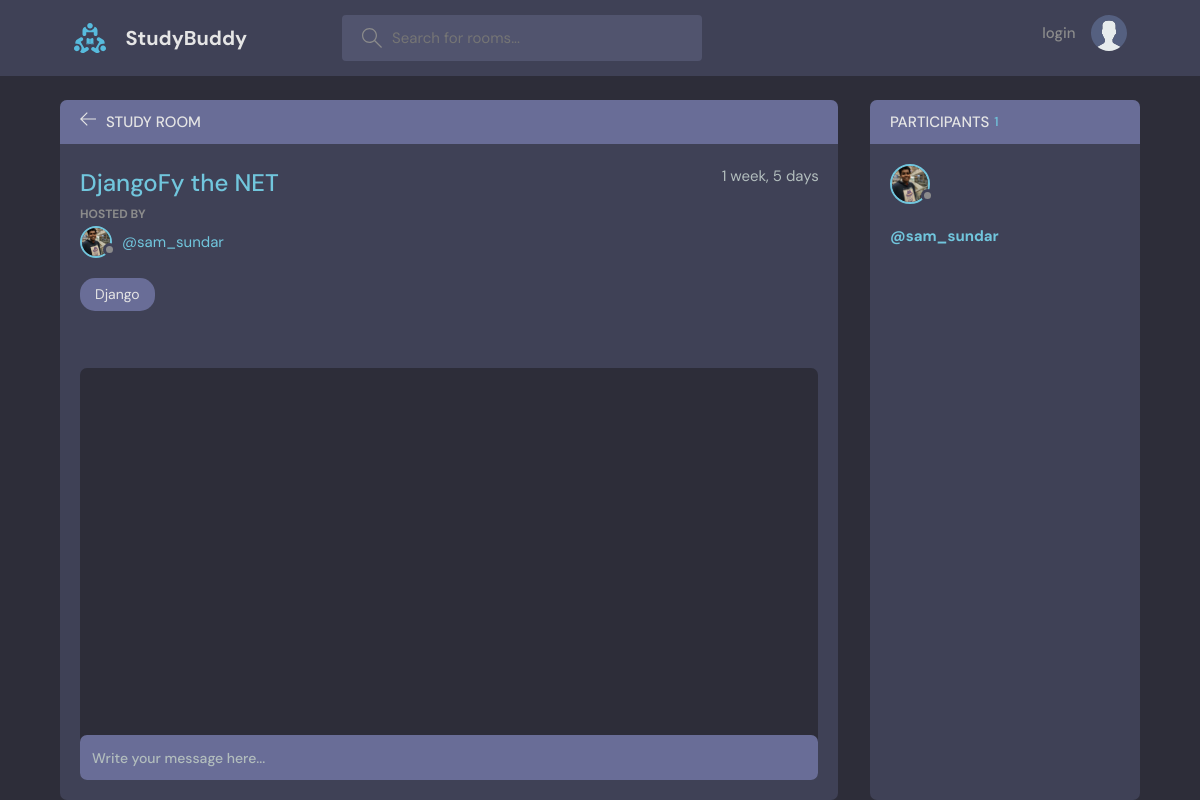
The page /room/18/ on the database as committed earlier.
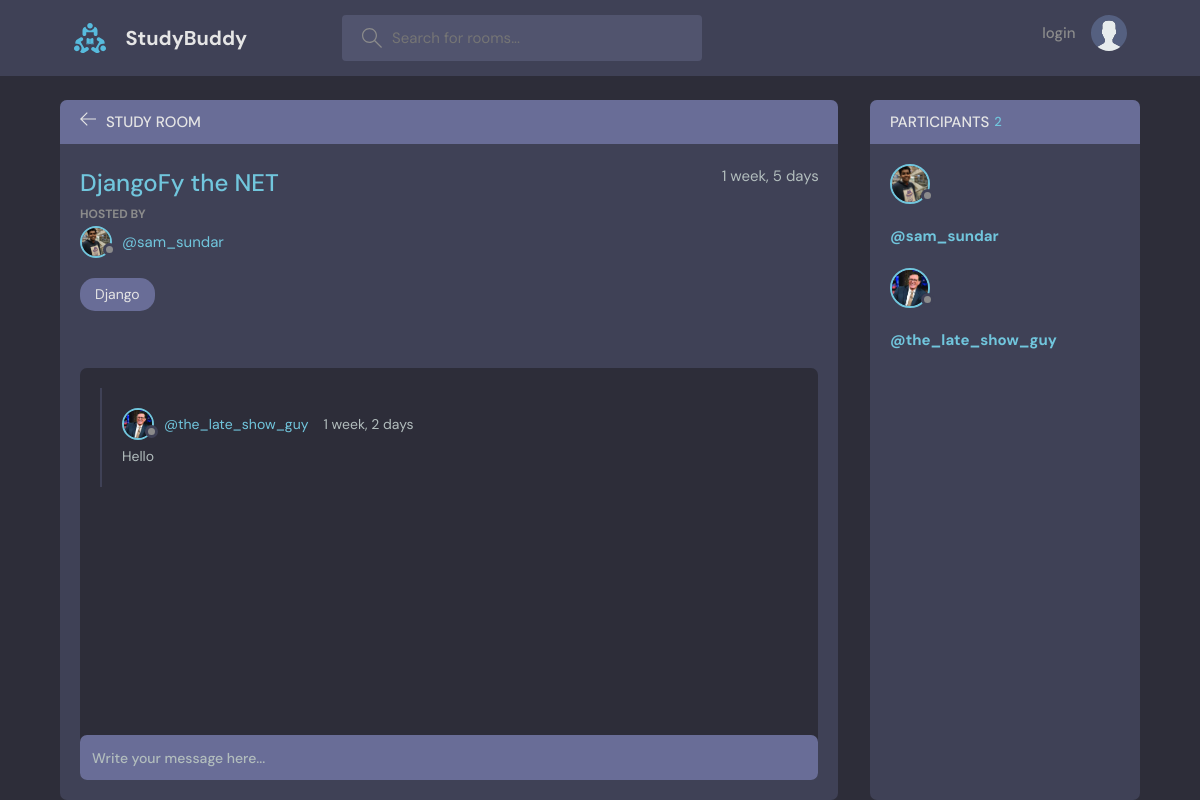
The same page on the database as committed later.
### base/models.py (models this page shows, shortened)
class User(AbstractUser):
    name = models.CharField(db_index=True, unique=True, max_length=255,null=True)
    email=models.EmailField(unique=True,null=True)
    bio=models.TextField(null=True)
    avatar=models.ImageField(null=True,default="avatar.svg")
    USERNAME_FIELD ='email'
    REQUIRED_FIELDS = ['username']

class Message(models.Model):
    user=models.ForeignKey(User,on_delete=models.CASCADE)
    room=models.ForeignKey(Room,on_delete=models.CASCADE)
    body=models.TextField()
    updated=models.DateTimeField(auto_now=True)
    created=models.DateTimeField(auto_now_add=True)
    class Meta:
        ordering = ['-updated','-created']  # '-' puts the new data field before all the prefilled data

### base/views.py (the view, shortened to what this page needs)
# urls.py: path('room/<str:pk>/',views.room,name="room"),
def room(request,pk):
    room=Room.objects.get(id=pk)
    room_messages=room.message_set.all().order_by('-created')
    participants=room.participants.all()
    stuff=get_object_or_404(Room,id=pk)
    total_likes=stuff.total_likes()
    context={'room':room,'room_messages':room_messages,'participants':participants,'total_likes':total_likes}
    return render(request,'base/room.html',context)

### base/models.py (called while the page is built)
    def __str__(self):
        return self.name

    def total_likes(self):
        return self.likes.count()

### base/templates/base/room.html (shortened to what this page needs)
{% extends 'main.html' %}
{% block content %}
    <main class="profile-page layout layout--2">
      <div class="container">
        <div class="room">
          <div class="room__top">
            <div class="room__topLeft">
              <a href="{%url 'home' %}">
                <svg version="1.1" xmlns="http://www.w3.org/2000/svg" width="32" height="32" viewBox="0 0 32 32">
                  <title>arrow-left</title>
                  <path
                    d="M13.723 2.286l-13.723 13.714 13.719 13.714 1.616-1.611-10.96-10.96h27.625v-2.286h-27.625l10.965-10.965-1.616-1.607z"
                  ></path>
                </svg>
              </a>
              <h3>Study Room</h3>
            </div>
          </div>
          <div class="room__box scroll">
            <div class="room__header scroll">
              <div class="room__info">
                <h3>{{room.name}}</h3>
                <span>
                  {{room.created|timesince}}
                </span>
              </div>
              <div class="room__hosted">
                <p>Hosted By</p>
                <a href="{% url 'user-profile' room.host.id %}" class="room__author">
                  <div class="avatar avatar--small">
                    <img src="{{room.host.avatar.url}}" />
                  </div>
                  <span>@{{room.host.username}}</span>
                </a>
              </div>
              <span class="room__topics">{{room.topic}}</span>
            </div>
            <div class="room__conversation">
              <div class="threads scroll">
                {% for message in room_messages %}
                <div class="thread">
                  <div class="thread__top">
                    <div class="thread__author">
                      <a href="{% url 'user-profile' message.user.id %}" class="thread__authorInfo">
                        <div class="avatar avatar--small">
                          <img src="{{message.user.avatar.url}}" />
                        </div>
                        <span>@{{message.user.username}}</span>
                      </a>
                      <span class="thread__date">{{message.created|timesince}}</span>
                    </div>
                  </div>
                  <div class="thread__details">
                   {{message.body}}
                  </div>
                </div>
                {% endfor %}
              </div>
            </div>
          </div>
          <div class="room__message">
            <form action="" method="POST">
              <input name="body" placeholder="Write your message here..." />
            </form>
          </div>
        </div>
        <div class="participants">
          <h3 class="participants__top">Participants <span>{{participants.count}}</span></h3>
          <div class="participants__list scroll">
            {% for user in participants%}
            <a href="{% url 'user-profile' user.id %}" class="participant">
              <div class="avatar avatar--medium">
                <img src="{{user.avatar.url}}" />
              </div>
              <p>
                <h3>@{{user.username}}</3>
              </p>
            </a>
            {% endfor %}
          </div>
        </div>
      </div>
    </main>
{% endblock content %}

Rows that differ between the two databases and show on the page:
added Message: user.avatar (picture), user.username "the_late_show_guy", created "1 week, 2 days", body "Hello"
now on this page (row edited): User: avatar (picture), username "the_late_show_guy"
Other text that changed with them:
{{ participants.count }}: "1" → "2"
